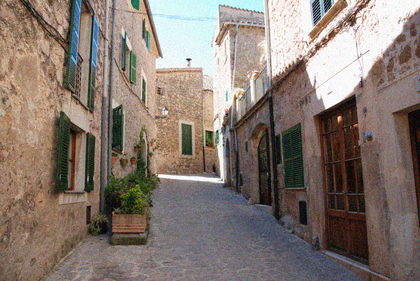
%> input picture Coursework01/IntegralImagingDenoisingCoursework/images/alleyNoisy_sigma20.png, 420 x 281 px, shrunk from 774 x 518 before the run
$ octave basicSection.m   (GNU Octave 9; MATLAB toolbox functions it lacks are replaced by stand-ins)
%> lines starting %> are read from the running program, lines starting %| are printed output that depends on the picture
### Coursework01/IntegralImagingDenoisingCoursework/computeii.m
function [ii] = computeii(image)

[m,n] = size(image);

ii = zeros(m,n);

for x = 1:m
    for y = 1:n

        if x-1<1
            B = 0;
        else
            B = ii(x-1,y);
        end

        if y-1<1
            C = 0;
        else
            C = ii(x,y-1);

        end

        if x==1||y==1
            D = 0;
        else
            D = ii(x-1,y-1);
        end

        ii(x,y) = image(x,y) + B + C - D;
    end
end

end

### Coursework01/IntegralImagingDenoisingCoursework/basicSection.m
%% Some parameters to set - make sure that your code works at image borders!

% Row and column of the pixel for which we wish to find all similar patches
% NOTE: For this section, we pick only one patch
row = 20;
col = 35;

% Patchsize - make sure your code works for different values
patchSize = 2;

% Search window size - make sure your code works for different values
searchWindowSize = 5;


%% Implementation of work required in your basic section-------------------

% TODO - Load Image
img = imread('images/alleyNoisy_sigma20.png');
%> img is the input picture: size 281x420x3 uint8; mean R, G, B 133.5, 120.8, 112.2
I = double(rgb2gray(img));
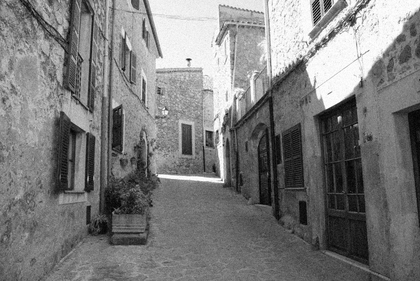
%> I: size 281x420 double; min 0, max 255, mean 123.6
paddedI = padarray(I,[searchWindowSize+patchSize,searchWindowSize+patchSize],'symmetric');
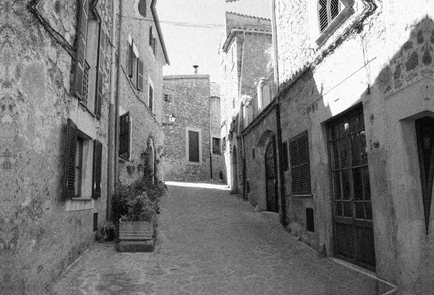
%> paddedI: size 295x434 double; min 0, max 255, mean 123.9

% TODO - Fill out this function
%computeii() is just used to compute integral image
%computeIntegralImage() is used to compute integral image with some parameters
image_ii = computeii(I);
%> after the loop in computeii, `for x = 1:m`:
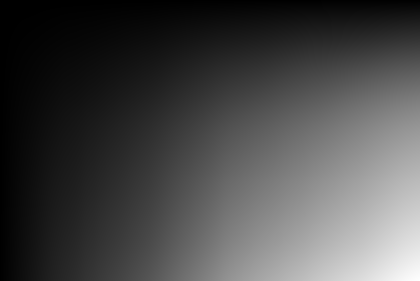
%> ii: size 281x420 double; min 97, max 14585779, mean 4147421.7; drawn with min black and max white
%> after the loop in computeii, `for x = 1:m`: B = 14542220; C = 14567112; D = 14523625

% TODO - Display the normalised Integral Image
% NOTE: This is for display only, not for template matching yet!
%figure('name', 'Normalised Integral Image');
%imshow(image_ii,[]);

% ii saves all the integral image of all the offsets
ii = cell(2*searchWindowSize+1);

for t2 = -searchWindowSize : searchWindowSize
    for t1 = -searchWindowSize : searchWindowSize
        x = t1 + searchWindowSize + 1;
        y = t2 + searchWindowSize + 1;
%> (the run ends here)

$ run again, with Coursework01/IntegralImagingDenoisingCoursework/images/alleyNoisy_sigma22.png copied over Coursework01/IntegralImagingDenoisingCoursework/images/alleyNoisy_sigma20.png
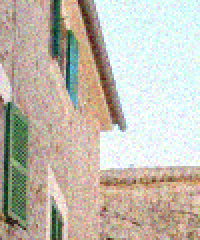
%> input picture Coursework01/IntegralImagingDenoisingCoursework/images/alleyNoisy_sigma22.png, 100 x 120 px (shown 2 times larger)
%> img is the input picture: size 120x100x3 uint8; mean R, G, B 194.3, 187.8, 175.8
%> `paddedI = padarray(I,[searchWindowSize+patchSize,searchWindowSize+patc..`:
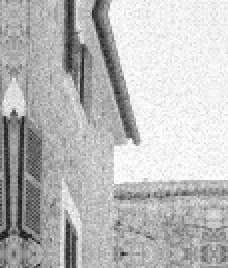
%> paddedI: size 134x114 double (shown 2 times larger); min 22, max 255, mean 186.7
%> after the loop in computeii, `for x = 1:m`:
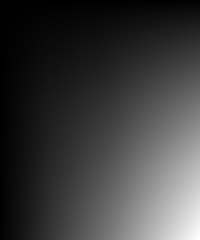
%> ii: size 120x100 double (shown 2 times larger); min 173, max 2260289, mean 539888.5; drawn with min black and max white
%> after the loop in computeii, `for x = 1:m`: B = 2244511; C = 2233655; D = 2218023

$ run again, with Coursework01/IntegralImagingDenoisingCoursework/images/townNoisy_sigma5.png copied over Coursework01/IntegralImagingDenoisingCoursework/images/alleyNoisy_sigma20.png
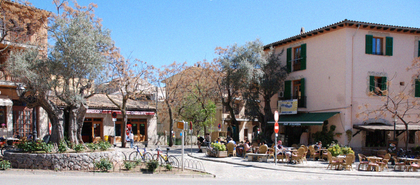
%> input picture Coursework01/IntegralImagingDenoisingCoursework/images/townNoisy_sigma5.png, 420 x 185 px, shrunk from 769 x 338 before the run
%> img is the input picture: size 185x420x3 uint8; mean R, G, B 132.7, 135.3, 141.2
%> `paddedI = padarray(I,[searchWindowSize+patchSize,searchWindowSize+patc..`:
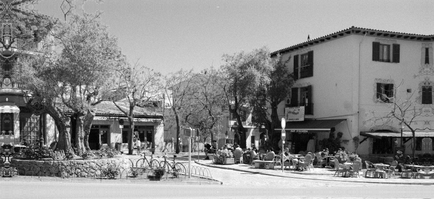
%> paddedI: size 199x434 double; min 0, max 255, mean 138.9
%> after the loop in computeii, `for x = 1:m`:
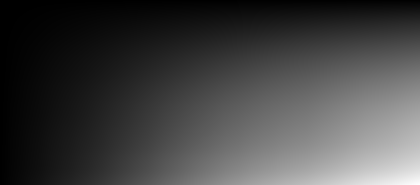
%> ii: size 185x420 double; min 142, max 10505694, mean 2759845.2; drawn with min black and max white
%> after the loop in computeii, `for x = 1:m`: B = 10414472; C = 10485292; D = 10394286
